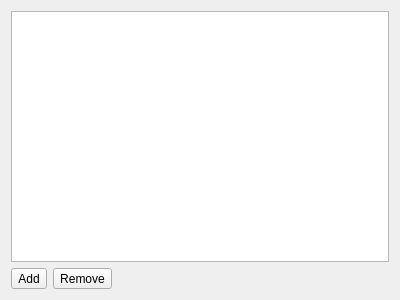
<?xml version="1.0" encoding="UTF-8"?>
<ui version="4.0">
 <class>PackageListWidget</class>
 <widget class="QWidget" name="PackageListWidget">
  <property name="geometry">
   <rect>
    <x>0</x>
    <y>0</y>
    <width>400</width>
    <height>300</height>
   </rect>
  </property>
  <property name="windowTitle">
   <string>Form</string>
  </property>
  <layout class="QHBoxLayout" name="horizontalLayout_2">
   <item>
    <layout class="QVBoxLayout" name="verticalLayout">
     <item>
      <widget class="QListView" name="packageList"/>
     </item>
     <item>
      <layout class="QHBoxLayout" name="horizontalLayout">
       <item>
        <widget class="QToolButton" name="addButton">
         <property name="layoutDirection">
          <enum>Qt::LeftToRight</enum>
         </property>
         <property name="text">
          <string>Add</string>
         </property>
         <property name="autoRaise">
          <bool>false</bool>
         </property>
         <property name="arrowType">
          <enum>Qt::NoArrow</enum>
         </property>
        </widget>
       </item>
       <item>
        <widget class="QToolButton" name="removeButton">
         <property name="text">
          <string>Remove</string>
         </property>
        </widget>
       </item>
       <item>
        <spacer name="horizontalSpacer">
         <property name="orientation">
          <enum>Qt::Horizontal</enum>
         </property>
         <property name="sizeHint" stdset="0">
          <size>
           <width>40</width>
           <height>20</height>
          </size>
         </property>
        </spacer>
       </item>
      </layout>
     </item>
    </layout>
   </item>
  </layout>
 </widget>
 <resources/>
 <connections/>
</ui>
